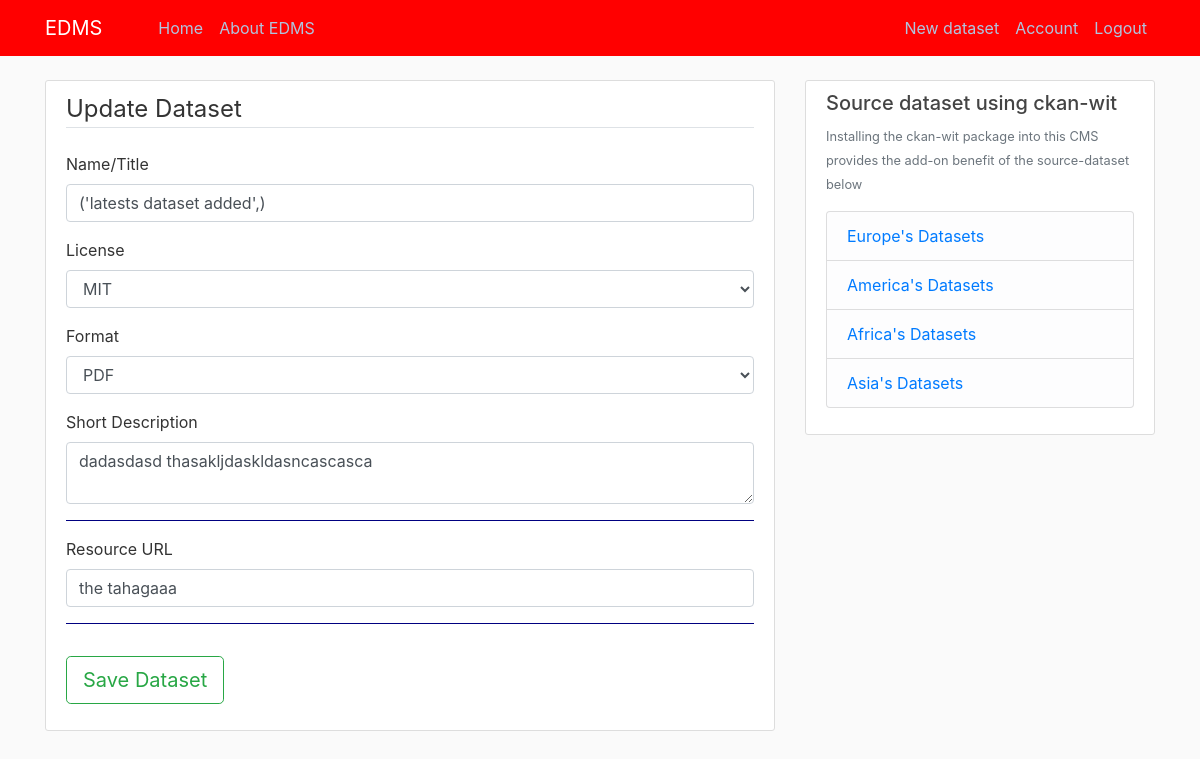
/dataset/details/6/update (signed in), run on the app's committed database.
### edms/models.py (models this page shows, shortened)
class Dataset(db.Model):
    id = db.Column(db.Integer, primary_key=True)
    name_or_title = db.Column(db.String(120), nullable=False)
    distribution_license = db.Column(db.String(30), nullable=False)
    format = db.Column(db.String(30), nullable=False)
    description = db.Column(db.Text, nullable=False)
    download_url = db.Column(db.Text, nullable=False)
    date_added = db.Column(db.DateTime, nullable=False, default=datetime.utcnow)
    user_id = db.Column(db.Integer, db.ForeignKey('user.id'), nullable=False)

### edms/datasets/routes.py (the view)
@datasets.route('/dataset/details/<int:dataset_id>/update', methods=['GET', 'POST'])
@login_required
def dataset_update(dataset_id):
    dataset = Dataset.query.get_or_404(dataset_id)
    if dataset.owner != current_user:
        abort(403)
    form = AddDatasetForm()
    if form.validate_on_submit():
        dataset.name_or_title = form.name_or_title.data
        dataset.distribution_license = form.distribution_license.data
        dataset.format = form.format.data
        dataset.description = form.description.data
        dataset.download_url = form.download_url.data
        db.session.commit()
        flash('dataset successfully updated', 'success')
        return redirect(url_for('datasets.dataset_details', dataset_id=dataset_id))
    elif request.method == 'GET':
        form.name_or_title.data = dataset.name_or_title,
        form.distribution_license.data = dataset.distribution_license,
        form.format.data = dataset.format,
        form.description.data = dataset.description
        form.download_url.data = dataset.download_url
    return render_template('pages/add_dataset.html',
                           title='Update Dataset',
                           form=form,
                           legend='Update Dataset'
                           )

### edms/models.py (called while the page is built)
@login_manager.user_loader
def load_user(user_id):
    return User.query.get(int(user_id))

### edms/templates/pages/add_dataset.html (shortened to what this page needs)
{% extends 'base.html' %}
{% block content %}
    <div class="content-section">
        <form action="" method="post">
            <fieldset class="form-group">
                <legend class="border-bottom mb-4">{{ legend }}</legend>
                <div class="form-group">
                    {{ form.name_or_title.label(class='form-control-label') }}
                     {% if form.name_or_title.errors %}
                        {{ form.name_or_title(class='form-control form-control.lg is-invalid') }}
                        <div class="invalid-feedback">
                            {% for error in form.name_or_title.errors %}
                                <span>{{ error }}</span>
                            {% endfor %}
                        </div>
                    {% else %}
                        {{ form.name_or_title(class='form-control form-control.lg') }}
                    {% endif %}
                </div>
                <div class="form-group">
                    {{ form.distribution_license.label(class='form-control-label') }}
                     {% if form.distribution_license.errors %}
                        {{ form.distribution_license(class='form-control form-control.lg is-invalid') }}
                        <div class="invalid-feedback">
                            {% for error in form.distribution_license.errors %}
                                <span>{{ error }}</span>
                            {% endfor %}
                        </div>
                    {% else %}
                        {{ form.distribution_license(class='form-control form-control.lg') }}
                    {% endif %}
                </div>
                <div class="form-group">
                    {{ form.format.label(class='form-control-label') }}
                     {% if form.format.errors %}
                        {{ form.format(class='form-control form-control.lg is-invalid') }}
                        <div class="invalid-feedback">
                            {% for error in form.format.errors %}
                                <span>{{ error }}</span>
                            {% endfor %}
                        </div>
                    {% else %}
                        {{ form.format(class='form-control form-control.lg') }}
                    {% endif %}
                </div>
                <div class="form-group">
                    {{ form.description.label(class='form-control-label') }}
                     {% if form.description.errors %}
                        {{ form.description(class='form-control form-control.lg is-invalid') }}
                        <div class="invalid-feedback">
                            {% for error in form.description.errors %}
                                <span>{{ error }}</span>
                            {% endfor %}
                        </div>
                    {% else %}
                        {{ form.description(class='form-control form-control.lg') }}
                    {% endif %}
                </div>
                <hr style="border-color: #000080">
                 <div class="form-group">
                    {{ form.download_url.label(class='form-control-label') }}
                     {% if form.download_url.errors %}
                        {{ form.download_url(class='form-control form-control.lg is-invalid') }}
                        <div class="invalid-feedback">
                            {% for error in form.download_url.errors %}
                                <span>{{ error }}</span>
                            {% endfor %}
                        </div>
                    {% else %}
                        {{ form.download_url(class='form-control form-control.lg') }}
                    {% endif %}
                </div>
                <hr style="border-color: #000080">
            </fieldset>
            <div class="form-group">
                    {{ form.submit(class='btn btn-outline-success btn-lg') }}
            </div>
        </form>
    </div>
{% endblock content %}

### edms/static/custom_styles.css (style rules this page uses)
html { height: 100%; margin: 0; }
body { background: #fafafa; color: #333333; padding: 0; margin-top: 5rem; }
.content-section { background: #ffffff; padding: 10px 20px; border: 1px solid #dddddd; border-radius: 3px; margin-bottom: 20px; }

### data on the page
Dataset: name_or_title "('latests dataset added',)", distribution_license "MIT", format "PDF", description "dadasdasd thasakljdaskldasncascasca", download_url "the tahagaaa"

### other printed values
{{ legend }} "Update Dataset"
